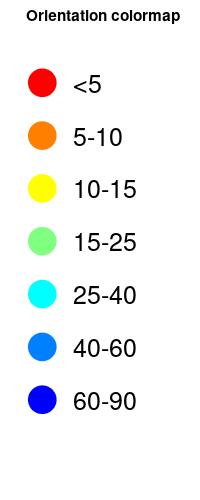
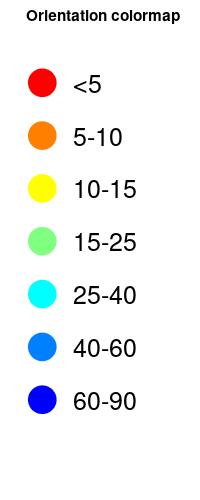

These figures' MATLAB source, in order:

% map=colormap(parula(10));
% 
% map=[0,0,0;    1,0.4,0.4; 0.0582    0.4677    0.8589;   0.5 0.5 0; ...
%      1 1 0.8784; 1,1,0; 0,1,0;...
%       1 0.6 0.73;...
%       0,1,1; 0.29 0 0.51;0.25 0.25 0];  %101
%   
  
% map= flipud(redbluecmap(10));
 map=flipud(colormap(jet(7)));
 %map= flipud(redgreencmap(6,'Interpolation','linear' ));

%theta=[0,5,10,15,20,25,30,45,60,75,90];
theta=[0,5,10,15,25,40,60,90];


h=figure();
set(gcf, 'PaperSize', [2 5]);
set(gcf, 'PaperPosition', [0 0 2 5]);


%tname={'<5','5-10','10-15','15-20','20-25','25-30','30-45','45-60','60-75','75-90'};
tname={'<5','5-10','10-15','15-25','25-40','40-60','60-90'};

for i=2:length(theta)
plot(0.1,-i*0.7,'marker','o','markersize',20, 'markerfacecolor',map(i-1,:),'color',map(i-1,:))
    hold on;
    text(0.3,-i*0.7,tname{i-1},'fontsize',18);
end

axis([0,1,-6.2,-0.8])
title('Orientation colormap')

set(findobj(gcf,'type','axes'),'visible','off');

saveas(h,['OrientationColormap']);
saveas(h,['OrientationColormap','.png']);